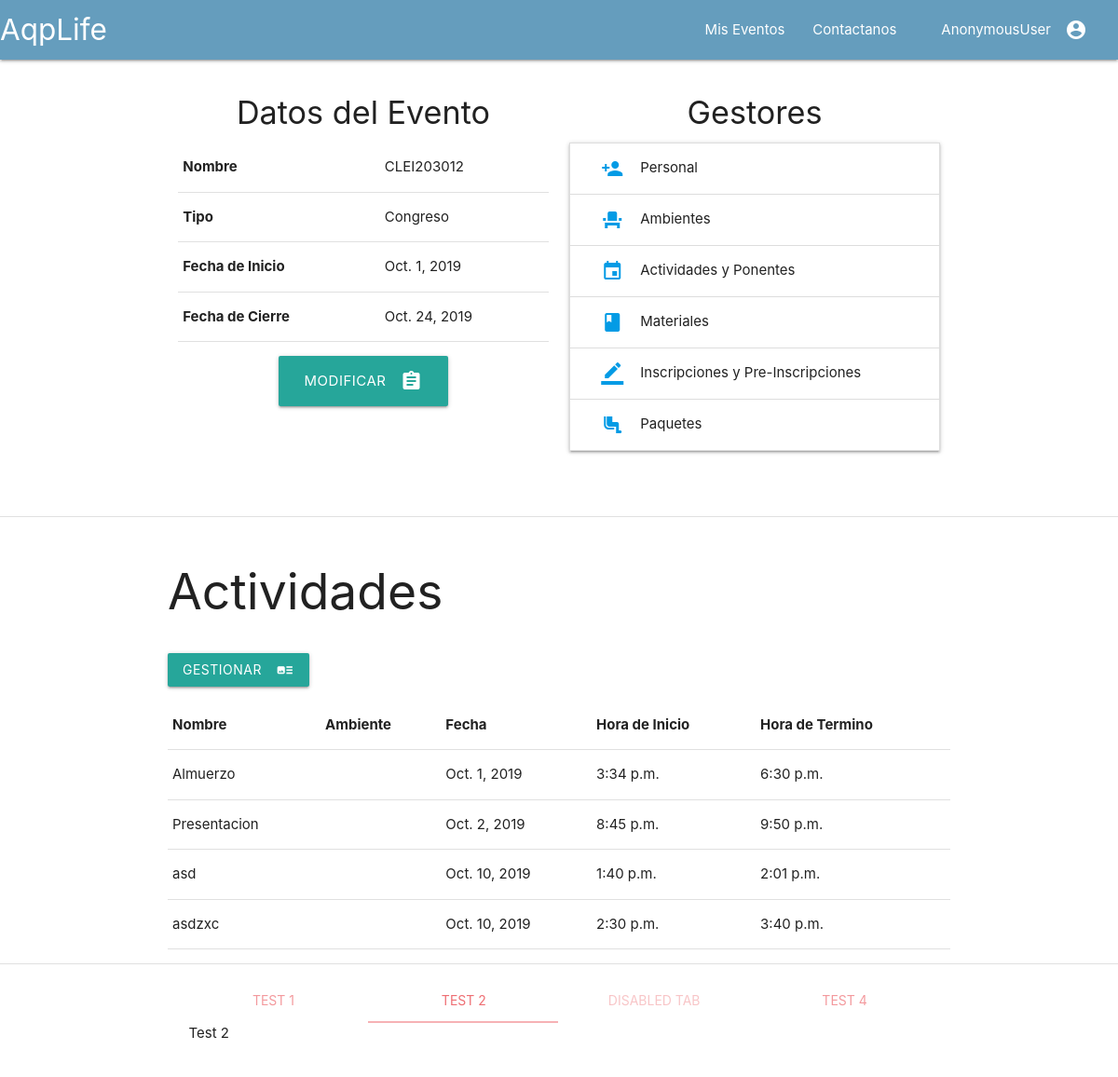
The page /eventos/1/evento on the database as committed earlier.
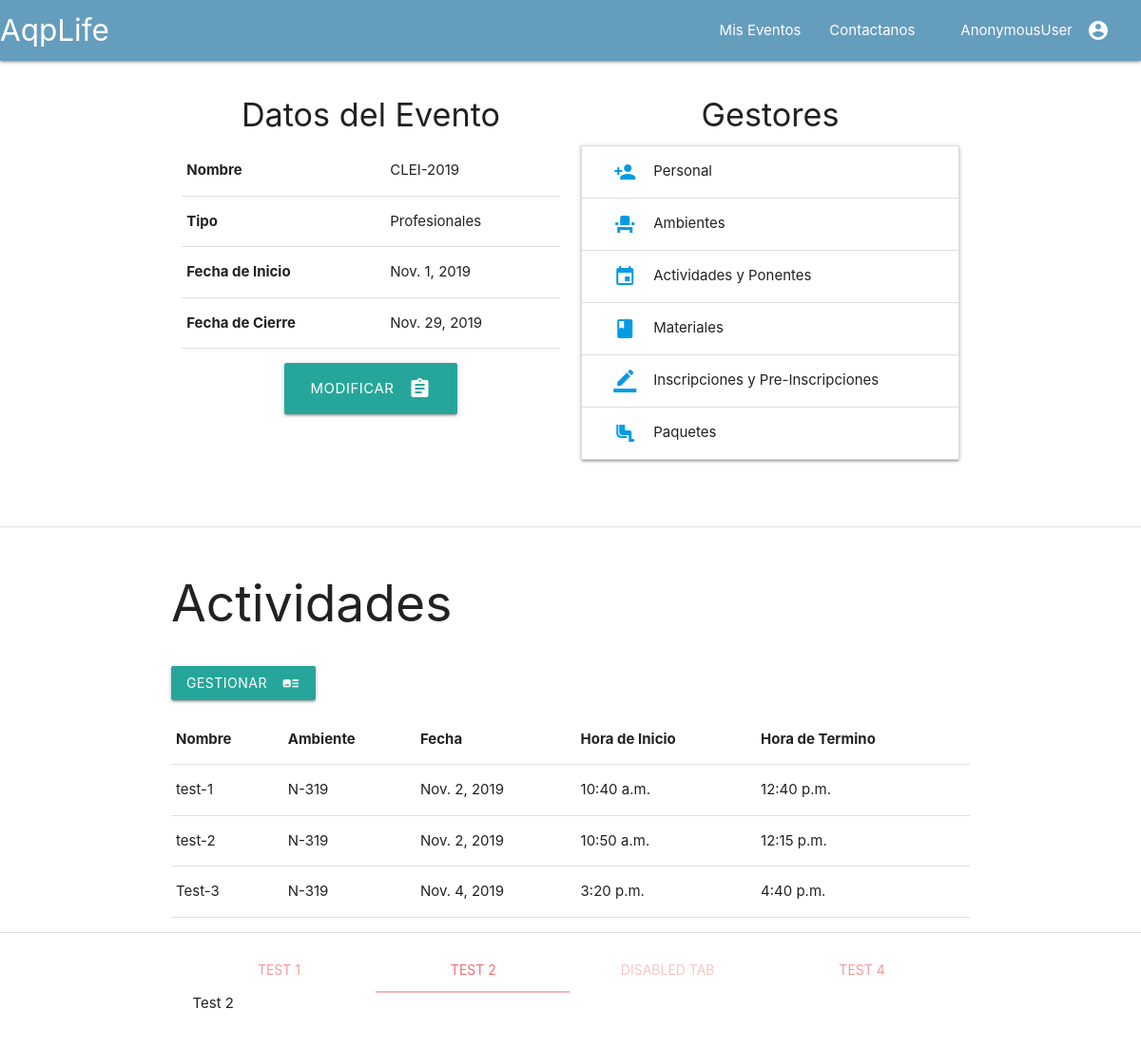
The same page on the database as committed later.
### eventos/models.py (models this page shows, shortened)
class Evento(models.Model):
	nombre				=models.CharField(unique=True,max_length=30)
	tipo_evento			=models.CharField(max_length=20)
	fecha_inicio		=models.DateField(default=date.today)
	fecha_fin			=models.DateField(default=date.today)

class Actividad(models.Model):
	evento 				=models.ForeignKey(Evento,on_delete=models.CASCADE)
	ambiente  			=models.ForeignKey(Ambiente,blank=True,on_delete=models.CASCADE)
	nombre				=models.CharField(unique=True,max_length=20)
	fecha 				=models.DateField(default=date.today)
	hora_inicio			=models.TimeField(blank=True)
	hora_fin			=models.TimeField(blank=True)

class Ambiente(models.Model):
	nombre				=models.CharField(primary_key=True,max_length=30)
	evento				=models.ForeignKey(Evento,on_delete=models.CASCADE)
	ubicacion			=models.CharField(max_length=30)
	capacidad			=models.IntegerField(default=0)
	def __str__(self):
		return self.nombre

### eventos/views_modulo_configuracion.py (the view)
# urls.py: path('<int:evento_id>/evento',views.EventoDetailView.as_view(),name='evento'),
class EventoDetailView(DetailView):
	template_name='eventos/evento.html'
	def  get_object(self):
		_id=self.kwargs.get("evento_id")
		return get_object_or_404(Evento,id=_id)

### eventos/templates/eventos/evento.html (shortened to what this page needs)
{%extends 'eventos/index.html'%}
{%block section_1%}
	<div class="section container row">
		<div class="col s6">
			<h4 class="center-align"> Datos del Evento</h4>
			<table class="highlight">
				<thead>
					<tr>
					<th>Nombre</th>
					<td>{{object.nombre}}</td>
					</tr>
				</thead>
				<tbody>
				<tr>
					<th>Tipo</th>
					<td>{{object.tipo_evento}}</td>
				</tr>
				<tr>
					<th>Fecha de Inicio</th>
					<td>{{object.fecha_inicio}}</td>
				</tr>
				<tr>
					<th>Fecha de Cierre</th>
					<td>{{object.fecha_fin}}</td>
				</tr>
				</tbody>
			</table>
			<div class="section center-align">
				<a href="{%url 'eventos:modificar_evento' object.id%}" class="waves-effect waves-light btn-large center-align"><i class="material-icons right">assignment</i>Modificar</a>
			</div>
		</div>
		<div class="col s6 center-align row">
			<h4>Gestores</h4>
			<ul class="collapsible">
				<li>
				<div class="collapsible-header">
					<a href="{%url 'eventos:gestionar_personal' object.id%}"><i class="material-icons right">person_add</i></a> Personal
				</div>
				</li>
				<li>
				<div class="collapsible-header">
					<a href="{%url 'eventos:gestionar_ambiente' object.id%}"><i class="material-icons right">event_seat</i></a> Ambientes
				</div>
				</li>
				<li>
				<div class="collapsible-header">
					<a href="{%url 'eventos:gestionar_actividad' object.id%}"><i class="material-icons right">event</i></a>Actividades y Ponentes
				</div>
				</li>
				<li>
				<div class="collapsible-header">
					<a href="{%url 'eventos:gestionar_material' object.id%}"><i class="material-icons right">class</i></a>Materiales </div>
				</li>
				<li>
				<div class="collapsible-header"><a href="{%url 'eventos:gestionar_ambiente' object.id%}"><i class="material-icons right">border_color</i></a>Inscripciones y Pre-Inscripciones</div>
				<li>
				<div class="collapsible-header"><a href="{%url 'eventos:gestionar_paquete' object.id%}"><i class="material-icons right">airline_seat_legroom_normal</i></a>Paquetes</div>
				</li>
				</li>
			</ul>
		</div>
		</div>
{%endblock%}
{%block section_2%}
	<div class="section container">
		<h2>Actividades</h2>
		<div class="section">
				<a href="{%url 'eventos:gestionar_actividad' object.id%}" class="waves-effect waves-light btn center-align"><i class="material-icons right">art_track</i>Gestionar</a>
			</div>
      <table>
        <thead>
          <tr>
              <th>Nombre</th>
              <th>Ambiente</th>
              <th>Fecha</th>
              <th>Hora de Inicio</th>
              <th>Hora de Termino</th>
          </tr>
        </thead>
        <tbody>
        	{%for actividad in object.actividad_set.all%}
          <tr>
            <td>{{actividad.nombre}}</td>
            <td>{{actividad.ambiente}}</td>
            <td>{{actividad.fecha}}</td>
            <td>{{actividad.hora_inicio}}</td>
            <td>{{actividad.hora_fin}}</td>
          </tr>
        	{%endfor%}
        </tbody>
      </table>
	</div>
{%endblock%}

Rows that differ between the two databases and show on the page:
removed Actividad: nombre "asdzxc", fecha "Oct. 10, 2019", hora_inicio "2:30 p.m.", hora_fin "3:40 p.m."
changed Evento: nombre "CLEI203012" → "CLEI-2019"; tipo_evento "Congreso" → "Profesionales"; fecha_inicio "Oct. 1, 2019" → "Nov. 1, 2019"; fecha_fin "Oct. 24, 2019" → "Nov. 29, 2019"
changed Actividad: nombre "Almuerzo" → "test-1"; ambiente (not shown) → "N-319"; fecha "Oct. 1, 2019" → "Nov. 2, 2019"; hora_inicio "3:34 p.m." → "10:40 a.m."; hora_fin "6:30 p.m." → "12:40 p.m."
changed Actividad: nombre "Presentacion" → "test-2"; ambiente (not shown) → "N-319"; fecha "Oct. 2, 2019" → "Nov. 2, 2019"; hora_inicio "8:45 p.m." → "10:50 a.m."; hora_fin "9:50 p.m." → "12:15 p.m."
changed Actividad: nombre "asd" → "Test-3"; ambiente (not shown) → "N-319"; fecha "Oct. 10, 2019" → "Nov. 4, 2019"; hora_inicio "1:40 p.m." → "3:20 p.m."; hora_fin "2:01 p.m." → "4:40 p.m."
